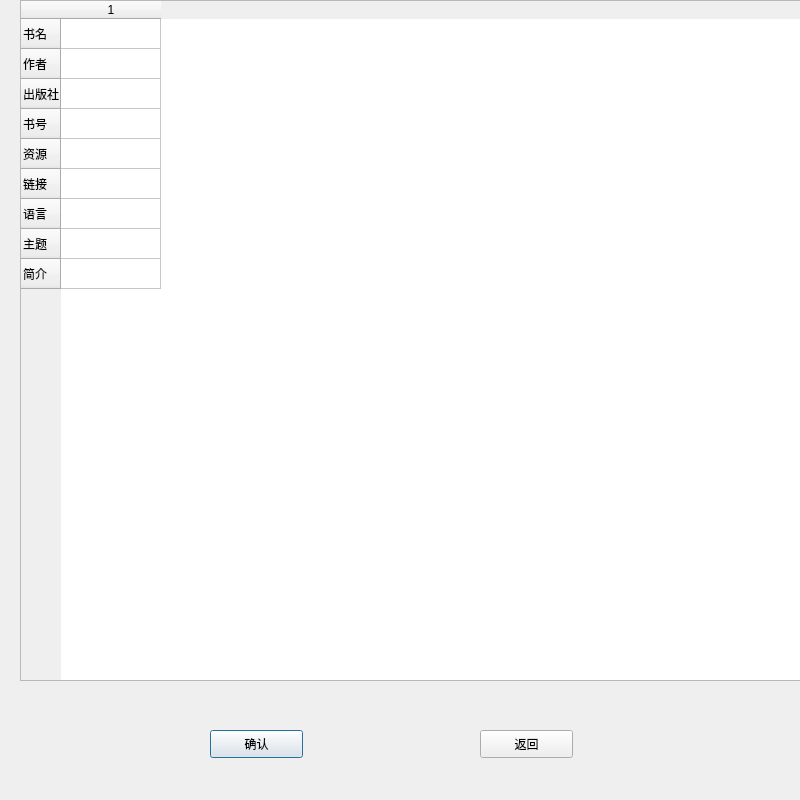
<?xml version="1.0" encoding="UTF-8"?>
<ui version="4.0">
 <class>bookoperation</class>
 <widget class="QDialog" name="bookoperation">
  <property name="geometry">
   <rect>
    <x>0</x>
    <y>0</y>
    <width>800</width>
    <height>800</height>
   </rect>
  </property>
  <property name="windowTitle">
   <string>Dialog</string>
  </property>
  <widget class="QTableWidget" name="bookinformation">
   <property name="geometry">
    <rect>
     <x>20</x>
     <y>0</y>
     <width>801</width>
     <height>681</height>
    </rect>
   </property>
   <property name="dragEnabled">
    <bool>true</bool>
   </property>
   <property name="rowCount">
    <number>9</number>
   </property>
   <property name="columnCount">
    <number>1</number>
   </property>
   <row>
    <property name="text">
     <string>书名</string>
    </property>
   </row>
   <row>
    <property name="text">
     <string>作者</string>
    </property>
   </row>
   <row>
    <property name="text">
     <string>出版社</string>
    </property>
   </row>
   <row>
    <property name="text">
     <string>书号</string>
    </property>
   </row>
   <row>
    <property name="text">
     <string>资源</string>
    </property>
   </row>
   <row>
    <property name="text">
     <string>链接</string>
    </property>
   </row>
   <row>
    <property name="text">
     <string>语言</string>
    </property>
   </row>
   <row>
    <property name="text">
     <string>主题</string>
    </property>
   </row>
   <row>
    <property name="text">
     <string>简介</string>
    </property>
   </row>
   <column/>
  </widget>
  <widget class="QPushButton" name="add_Books">
   <property name="geometry">
    <rect>
     <x>210</x>
     <y>730</y>
     <width>93</width>
     <height>28</height>
    </rect>
   </property>
   <property name="text">
    <string>确认</string>
   </property>
  </widget>
  <widget class="QPushButton" name="pushButton_2">
   <property name="geometry">
    <rect>
     <x>480</x>
     <y>730</y>
     <width>93</width>
     <height>28</height>
    </rect>
   </property>
   <property name="text">
    <string>返回</string>
   </property>
  </widget>
 </widget>
 <resources/>
 <connections/>
</ui>
